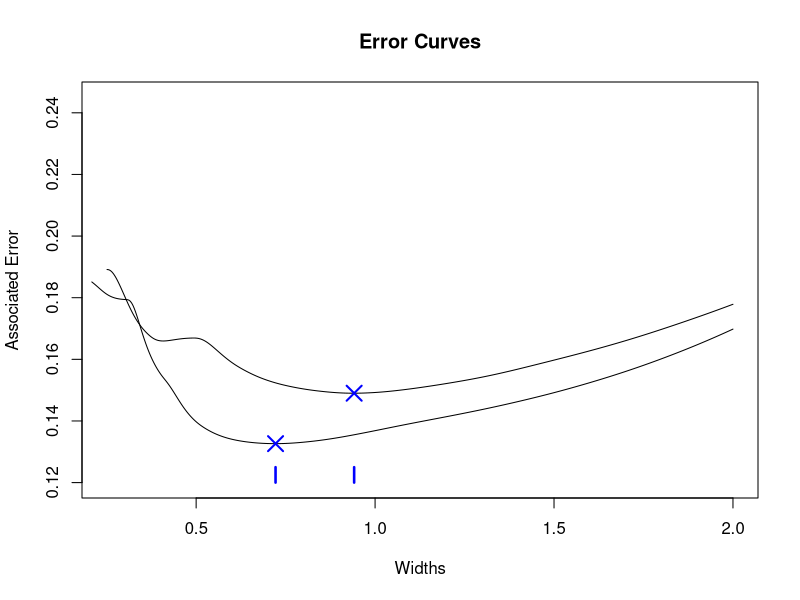

This figure's R source: (Note: a time limit stopped this script after it produced the figure.)
################ PART ONE: DEFINITIONS ################
### EVALUATION AT POINT ###
kernel_point <- function(ref, x, y, width, kernel,NW_lin_or_q){
  weights <- rep(0,length(y))
  for (i in 1:length(x)){
    u <- abs( (ref-x[i])/width )
    if (kernel == "gau"){
      weights[i] <- (( 1/sqrt(2*pi) ) * exp( -(1/2)*u^2 ))
    }
    else {
      if (u>1){ weights[i]<-0} 
      else{ 
        if (kernel == "ep"){ 
          weights[i]<-(3/4)*((1-u)^2) 
        } else if (kernel == "tri"){ 
          weights[i]<-(70/81)*((1-abs(u)^3)^3) 
        } else if (kernel != "gau"){
          return("Please select and adequate kernel: 'ep' for Epanechnikov, 'tri' for Tricube or 'gau' for Gaussian")
        }
      }
    }
  }
  if (NW_lin_or_q=="NW"){ return(sum(weights*y)/sum(weights)) }
  else if (NW_lin_or_q=="lin"){
    W <- diag(weights)
    B <- matrix( c(rep(1, length(x)), x), length(x), 2)
    return(t(c(1, ref)) %*% solve( t(B) %*% W %*% B ) %*% t(B) %*% W %*% y)
  }
  else if (NW_lin_or_q=="q"){
    W <- diag(weights)
    B <- matrix( c(rep(1, length(x)), x, x^2), length(x), 3)
    return(t(c(1, ref, ref^2)) %*% solve( t(B) %*% W %*% B ) %*% t(B) %*% W %*% y)
  }
  else {return("Please select and adequate fitted model: 'NW' for a weighted average, 'lin' for a least squares linear model or 'q' for a least squares quadratic model")
  }
}

### REGRESSION ###
kernel_reg <- function(x, y, width, kernel, NW_lin_or_q){
  if (kernel!="ep"&kernel!="tri"&kernel!="gau"){
    return("Please select and adequate kernel: 'ep' for Epanechnikov, 'tri' for Tricube or 'gau' for Gaussian")
  }
  if (NW_lin_or_q!="NW"&NW_lin_or_q!="lin"&NW_lin_or_q!="q"){
    return("Please select and adequate fitted model: 'NW' for a weighted average, 'lin' for a least squares linear model or 'q' for a least squares quadratic model")
  }
  if (width =="optimal"){
    width <- LOOCV(x,y,kernel, NW_lin_or_q, precision = 200)$optimal
  }
  sapply(seq(min(x), max(x), length =length(x)), FUN = kernel_point, x, y, width, kernel, NW_lin_or_q)
}

### LOOCV ERRORS AND OPTIMISATION ###
LOOCV <- function(x, y, kernel, NW_lin_or_q, precision, lambda_min = max_distance(x)*scalar_min, lambda_max = 5*sigma/nthroot(n,5)){
  if (kernel!="ep"&kernel!="tri"&kernel!="gau"){
    return("Please select and adequate kernel: 'ep' for Epanechnikov, 'tri' for Tricube or 'gau' for Gaussian")
  }
  if (NW_lin_or_q!="NW"&NW_lin_or_q!="lin"&NW_lin_or_q!="q"){
    return("Please select and adequate fitted model: 'NW' for a weighted average, 'lin' for a least squares linear model or 'q' for a least squares quadratic model")
  }
  library(pracma)
  sigma <- sd(x)
  n <- length(x)
  max_distance <- function(x){
    distances <- c()
    sorted <- sort(x)
    for (i in 1:n-1){
      distances <- append(distances, abs(sorted[i]-sorted[i+1]))
    }
    return(max(distances))
  }
  if (NW_lin_or_q == "NW"){
    scalar_min <- 1.05
  } else if (NW_lin_or_q == "lin"){
    scalar_min <- 2.05
  } else { scalar_min <- 3.5 }
  if (kernel == "gau"){ scalar_min <- scalar_min/3}
  kernel_t <- function(ref, x, y, width, kernel,NW_lin_or_q, obs0){
    weights <- rep(0,n)
    for (i in 1:n){
      u <- abs( (ref-x[i])/width )
      if (kernel == "gau"){
        weights[i] <- (( 1/sqrt(2*pi) ) * exp( -(1/2)*u^2 ))
      }
      else {
        if (u>1){ weights[i]<-0} 
        else{ 
          if (kernel == "ep"){ 
            weights[i]<-(3/4)*((1-u)^2) 
          } else if (kernel == "tri"){ 
            weights[i]<-(70/81)*((1-abs(u)^3)^3) 
          } else if (kernel != "gau"){
            return("Please select and adequate kernel: 'ep' for Epanechnikov, 'tri' for Tricube or 'gau' for Gaussian")
          }
        }
      }
    }
    if (NW_lin_or_q=="NW"){ W <- weights/sum(weights) }
    else if (NW_lin_or_q=="lin"){
      W <- diag(weights)
      B <- matrix( c(rep(1, n), x), n, 2)
      W <- t(c(1, ref)) %*% solve( t(B) %*% W %*% B ) %*% t(B) %*% W
    }
    else {
      W <- diag(weights)
      B <- matrix( c(rep(1, n), x, x^2), n, 3)
      W <- t(c(1, ref, ref^2)) %*% solve( t(B) %*% W %*% B ) %*% t(B) %*% W
    }
    return( list( Skk = W[obs0] , predicted = W %*% y) )
  }
  CVE <- rep(0, precision)
  lambdas <- seq( lambda_min, lambda_max, length = precision )
  for (i in 1:precision ){
    lmb <- lambdas[i]
    MSEs <- rep(0, n)
    for (j in 1:n){
      MSEs[j] <- ( (y[j]-kernel_t(x[j], x, y, lmb, kernel, NW_lin_or_q, j)$predicted)/(1-kernel_t(x[j], x, y, lmb, kernel, NW_lin_or_q, j)$Skk) )^2
    }
    CVE[i] <- mean(MSEs)
  }
  return(list(optimal = lambdas[which( CVE==min(CVE) )], set_lambdas = lambdas, errors = CVE, rule_thumb = sigma/nthroot(n,5)))
}

### BOOTSTRAP CI USING K-FOLD CV ###
CI <- function(x, y, width, kernel, NW_lin_or_q, interval, times){
  n <- length(x)
  max <- max(x)
  min <- min(x)
  
  leave_out_reg <- function(x, y, width, kernel, NW_lin_or_q){
    indices <- sample(1:n, n*0.8)
    if (kernel!="ep"&kernel!="tri"&kernel!="gau"){
      return("Please select and adequate kernel: 'ep' for Epanechnikov, 'tri' for Tricube or 'gau' for Gaussian")
    }
    if (NW_lin_or_q!="NW"&NW_lin_or_q!="lin"&NW_lin_or_q!="q"){
      return("Please select and adequate fitted model: 'NW' for a weighted average, 'lin' for a least squares linear model or 'q' for a least squares quadratic model")
    }
    if (width =="optimal"){
      width <- LOOCV(x,y,kernel, NW_lin_or_q, precision = 200)$optimal
    }
    sapply(seq(min, max, length = n), FUN = kernel_point, x[indices], y[indices], width, kernel, NW_lin_or_q)
  }
  
  results <- replicate(times, leave_out_reg(x, y, width, kernel, NW_lin_or_q))
  
  intervals <- c()
  for (i in 1:n){
    intervals <- rbind(intervals, as.vector(quantile(results[i,], probs = c(interval/2, 1-interval/2))) )
  }
  return(list(upper = intervals[,2], lower = intervals[,1]))
}





################ PART TWO: REPRODUCTION OF THE PLOTS ################
### FIRST PLOT ###
set.seed(10)
n <- 50
x <- seq(0,6, length = n)
x <- c(x, rnorm(2*n/3, 3, 1))
y <- sin(x)+rnorm(n+2*n/3, 0, 0.4)

result <- LOOCV(x,y,"tri", "lin", 500,lambda_max =  2)
plot(result$set_lambdas, result$errors, type = "l", ylim = c(0.12, 0.245), xlab = "Widths", ylab = "Associated Error", main = "Error Curves")
points( result$optimal, min(result$errors), pch = 4, col = "blue" , cex = 2, lwd = 2)
lines(x = c(result$optimal,result$optimal), y = c(0.12, 0.125), col = "blue", lwd = 2.5)

newcurve <- function(n){
  x <- seq(0,6, length = n)
  x <- c(x, rnorm(2*n/3, 3, 1))
  y <- sin(x)+rnorm(n+2*n/3, 0, 0.4)
  result <- LOOCV(x,y,"tri", "lin", 500,lambda_max =  2)
  lines(result$set_lambdas, result$errors)
  points( result$optimal, min(result$errors), pch = 4, col = "blue" , cex = 2, lwd = 2)
  lines(x = c(result$optimal,result$optimal), y = c(0.12, 0.125), col = "blue", lwd = 2.5)
}
replicate(4, newcurve(60))





################ PART THREE: EXAMPLES OF USE ################
n <- 60
x <- seq(-5,5, length = n)
y <- sin(x)+rnorm(n, 0, 0.4)
plot(x,y)
lines(x, sin(x))
lines(seq(min(x), max(x), length = length(x)), kernel_reg(x,y,LOOCV(x,y,"ep", "NW", 100)$optimal  , "ep", "NW"))
lines(seq(min(x), max(x), length = length(x)), kernel_reg(x,y,LOOCV(x,y,"ep", "lin", 100)$optimal  , "ep", "lin"), col = "blue")
lines(seq(min(x), max(x), length = length(x)), kernel_reg(x,y,LOOCV(x,y,"ep", "q", 100)$optimal  , "ep", "q"), col = "red")

data(iris)
x <- iris$Sepal.Length
y <- iris$Petal.Length
plot(x,y)
lines(seq(min(x), max(x), length = length(x)), kernel_reg(x,y,LOOCV(x,y,"gau", "lin", 100)$optimal  , "gau", "lin"), col = "black")
CIE <- CI(x,y,LOOCV(x,y,"gau", "lin", 100)$optimal, "gau", "lin", interval = 0.01, times = 800)
lines( seq(min(x), max(x), length = length(x)), CIE$upper, col = "blue", lty = 2)
lines( seq(min(x), max(x), length = length(x)), CIE$lower, col = "blue", lty = 2)

set.seed(9)
n <- 50
x <- seq(-4,6, length = n*3/4)
x <- sort(c(x, rnorm(n/4, 2, 1.5)))
y <- -x+2*x^2-1.5*x^3+rnorm(n, 0, 20)
plot(x,y)
lines(x, -x+2*x^2-1.5*x^3)
lines(seq(min(x), max(x), length = length(x)), kernel_reg(x,y,LOOCV(x,y,"tri", "NW", 100)$optimal  , "tri", "NW"), col = "red")
lines(seq(min(x), max(x), length = length(x)), kernel_reg(x,y,LOOCV(x,y,"tri", "lin", 100)$optimal  , "tri", "lin"), col = "blue")
lines(seq(min(x), max(x), length = length(x)), kernel_reg(x,y,LOOCV(x,y,"tri", "q", 100)$optimal  , "tri", "q"), col = "green")
